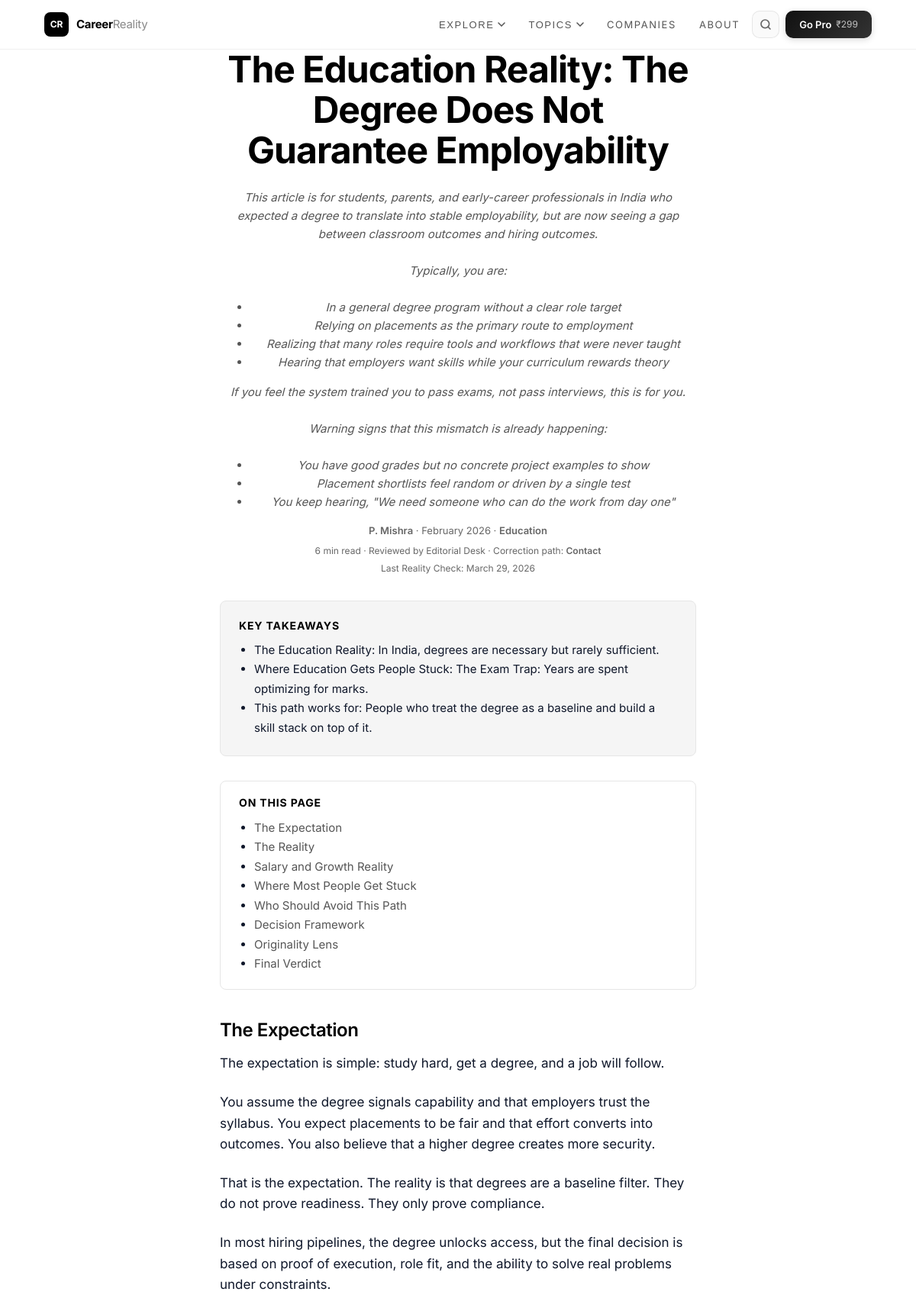
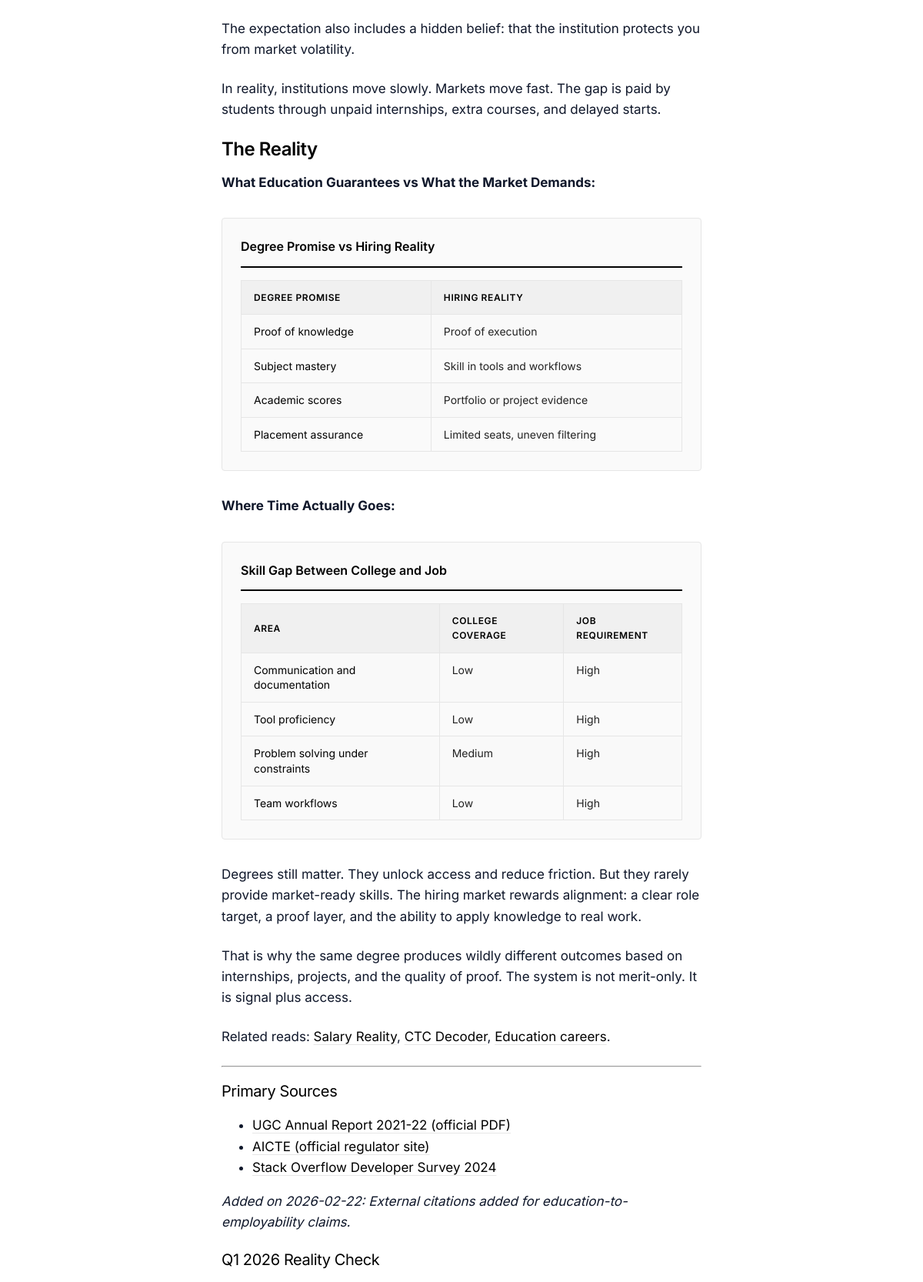
Screenshot of /article/the-education-reality-india-degree-does-not-guarantee-employability/ (upper part) with the database file from the repository (2 pictures, top to bottom).
### content/models.py (models this page shows, shortened)
class Article(models.Model):
    STATUS_CHOICES = [
        ('draft', 'Draft'),
        ('published', 'Published'),
    ]
    title = models.CharField(max_length=200)
    slug = models.SlugField(unique=True, max_length=200)
    author = models.ForeignKey(Author, on_delete=models.PROTECT)
    category = models.ForeignKey(Category, on_delete=models.PROTECT)
    status = models.CharField(max_length=20, choices=STATUS_CHOICES, default='draft')
    target_persona = models.TextField(help_text="Who is this specific article for?")
    who_should_avoid = models.TextField(help_text="Trust Signal: Who should NOT pursue this?")
    common_expectation = models.TextField(help_text="The Myth / What people think")
    actual_reality = models.TextField(help_text="The Truth / What it's actually like")
    salary_reality = models.TextField(help_text="Real data tables/ranges. No hype.")
    stuck_point = models.TextField(help_text="Where most people fail or plateau")
    verdict = models.TextField(help_text="Final honest conclusion")
    meta_title = models.CharField(max_length=60, help_text="SEO Title (max 60 chars)")
    meta_description = models.CharField(max_length=160, help_text="SEO Description (max 160 chars)")
    published_at = models.DateTimeField(blank=True, null=True)
    updated_at = models.DateTimeField(auto_now=True)
    last_reality_check = models.DateField(blank=True, null=True, help_text="Date of last factual review")

class Author(models.Model):
    name = models.CharField(max_length=100, help_text="Real human name (Proof of life)")
    display_name = models.CharField(max_length=100, help_text="Public brand-safe name")
    bio = models.TextField()
    profile_image = models.ImageField(upload_to='authors/', blank=True, null=True)
    linkedin_url = models.URLField(help_text="Critical Trust Signal")
    experience_summary = models.CharField(max_length=255, blank=True, help_text="e.g. '10+ years in Fintech Product Management'")
    is_active = models.BooleanField(default=True)

class Category(models.Model):
    name = models.CharField(max_length=100)
    slug = models.SlugField(unique=True)
    description = models.TextField(blank=True)
    order = models.PositiveIntegerField(default=0, help_text="Display order (0 = first)")
    class Meta:
        verbose_name_plural = "Categories"
        ordering = ['order', 'name']

### content/views.py (the view)
# urls.py: path('article/<slug:slug>/', views.article_detail, name='article_detail'),
@cache_page(60 * 15)
def article_detail(request, slug):
    article = get_object_or_404(
        Article.objects.select_related('author', 'category'),
        slug=slug,
        status='published',
    )
    og_image_url = request.build_absolute_uri(reverse('article_og_image', args=[article.slug]))
    related_articles = Article.objects.filter(
        category=article.category,
        status='published'
    ).exclude(id=article.id).select_related('category').order_by('-published_at')[:3]
    categories = Category.objects.only('id', 'name', 'slug', 'order').order_by('order', 'name')
    source_refs = _article_sources(article)
    return render(request, 'content/article_detail.html', {
        'article': article,
        'related_articles': related_articles,
        'categories': categories,
        'source_references': source_refs,
        'update_log_items': _article_update_log(article),
        'decision_framework': _decision_framework(article),
        'mistake_checklist': _mistake_checklist(article),
        'scenario_snapshot': _scenario_snapshot(article),
        'reading_time': _reading_time_minutes(article),
        'key_takeaways': _key_takeaways(article),
        'originality': _originality_moat(article),
        'evidence_map': _evidence_map(article, source_refs),
        'article_meta_title': article.meta_title,
        'article_meta_description': article.meta_description,
        'og_type': 'article',
        'og_title': article.meta_title,
        'og_description': article.meta_description,
        'og_image': og_image_url,
        'twitter_title': article.meta_title,
        'twitter_description': article.meta_description,
        'twitter_image': og_image_url,
    })

### content/views.py (called while the page is built, shortened)
def _article_update_log(article):
    logs = []
    if article.updated_at:
        logs.append({
            "date": article.updated_at.date(),
            "summary": "Reviewed salary ranges, corrected stale assumptions, and tightened internal links for related reads."
        })
    if article.last_reality_check:
        logs.append({
            "date": article.last_reality_check,
            "summary": "Revalidated core claims against current hiring and compensation signals."
        })
    if article.published_at:
        logs.append({
            "date": article.published_at.date(),
            "summary": "Initial publication with baseline market framing and trade-off analysis."
        })
    return logs

def _decision_framework(article):
    category_name = (article.category.name or "").lower()
    return [
        "If your take-home is not compounding with experience, benchmark externally before accepting internal narratives.",
        "If role expectations keep rising without title/pay movement, escalate with documented outcomes.",
        "If growth path is unclear beyond 6-9 months, run a switch-or-specialize decision cycle."
    ]

def _mistake_checklist(article):
    category_name = (article.category.name or "").lower()
    items = [
        "Treating outlier salaries as planning baselines.",
        "Using title changes as a substitute for capability changes.",
        "Delaying market benchmarking until after compensation stagnates.",
    ]
    if "data" in category_name or "ai" in category_name:
        items.append("Over-indexing on model demos without production deployment depth.")
    if "product" in category_name:
        items.append("Confusing feature shipping speed with product impact.")
    return items

def _reading_time_minutes(article):
    words = " ".join([
        article.target_persona or "",
        article.common_expectation or "",
        article.actual_reality or "",
        article.salary_reality or "",
        article.stuck_point or "",
        article.who_should_avoid or "",
        article.verdict or "",
    ])
    plain_words = len(re.sub(r"<[^>]+>", " ", words).split())
    minutes = max(4, round(plain_words / 220))
    return minutes

### templates/content/article_detail.html (shortened to what this page needs)
{% extends "base.html" %}
{% load static i18n %}
{% get_current_language as LANGUAGE_CODE %}
{% block content %}
<article class="article-body">
    <header class="container-reading article-header">
        <h1>{% if LANGUAGE_CODE == 'hi' and article.title_hi %}{{ article.title_hi }}{% else %}{{ article.title }}{% endif %}</h1>
        <div class="art-persona">{% if LANGUAGE_CODE == 'hi' and article.target_persona_hi %}{{ article.target_persona_hi|safe }}{% else %}{{ article.target_persona|safe }}{% endif %}</div>
        <div class="art-byline"><a
        href="{% url 'author_detail' article.author.id %}"
        class="art-byline-link">{{ article.author.display_name }}</a> &middot; {{ article.published_at|date:"F Y" }} &middot; <a href="{% url 'category_detail' article.category.slug %}"
        class="art-byline-link">{% if LANGUAGE_CODE == 'hi' and article.category.name_hi %}{{ article.category.name_hi }}{% else %}{{ article.category.name }}{% endif %}</a></div>
        <div class="art-review-meta">
            {{ reading_time }} min read &middot; Reviewed by Editorial Desk &middot; Correction path:
            <a href="{% url 'contact' %}" class="art-byline-link">Contact</a>
        </div>
        {% if article.last_reality_check %}
        <div class="art-review-meta">
            Last Reality Check: {{ article.last_reality_check|date:"F j, Y" }}
        </div>
        {% endif %}
    </header>
    <div class="container-reading">
        <section class="art-callout art-callout--muted">
            <h2 class="art-callout-title">Key Takeaways</h2>
            <ul class="art-callout-list">
                {% for takeaway in key_takeaways %}
                <li>{{ takeaway }}</li>
                {% endfor %}
            </ul>
        </section>
        <section class="art-toc">
            <h2 class="art-callout-title">On This Page</h2>
            <ul class="art-callout-list">
                <li><a href="#expectation">The Expectation</a></li>
                <li><a href="#reality">The Reality</a></li>
                <li><a href="#salary-growth">Salary and Growth Reality</a></li>
                <li><a href="#stuck-point">Where Most People Get Stuck</a></li>
                <li><a href="#avoid-path">Who Should Avoid This Path</a></li>
                <li><a href="#decision-framework">Decision Framework</a></li>
                <li><a href="#originality-lens">Originality Lens</a></li>
                <li><a href="#verdict">Final Verdict</a></li>
            </ul>
        </section>
        <section id="expectation">
            <h2>The Expectation</h2>
            {% if LANGUAGE_CODE == 'hi' and article.common_expectation_hi %}{{ article.common_expectation_hi|safe }}{% else %}{{ article.common_expectation|safe }}{% endif %}
        </section>
        <section id="reality">
            <h2>The Reality</h2>
            {% if LANGUAGE_CODE == 'hi' and article.actual_reality_hi %}{{ article.actual_reality_hi|safe }}{% else %}{{ article.actual_reality|safe }}{% endif %}
        </section>
    </div>
</article>
{% endblock %}

### static/css/design-system.css (style rules this page uses)
:root { --cr-black: #0f172a; --cr-black-light: #1e293b; --cr-white: #ffffff; --cr-gray-50: #f8fafc; --cr-gray-100: #f1f5f9; --cr-gray-200: #e2e8f0; --cr-gray-300: #cbd5e1; --cr-gray-400: #94a3b8; --cr-gray-500: #64748b; --cr-gray-600: #475569; --cr-gray-700: #334155; --cr-gray-800: #1e293b; --cr-gray-900: #0f172a; --cr-blue: #38bdf8; --cr-blue-dark: #0ea5e9; --cr-red: #ef4444; --cr-red-dark: #dc2626; --cr-green: #22c55e; --cr-green-dark: #166534; --cr-amber: #f59e0b; --cr-purple: #a78bfa; --cr-success-bg: #dcfce7; --cr-success-text: #166534; --cr-warning-bg: #fef3c7; --cr-warning-text: #92400e; --cr-danger-bg: #fef2f2; --cr-danger-text: #991b1b; --cr-info-bg: #dbeafe; --cr-info-text: #1e40af; --font-sans: 'Inter', -apple-system, BlinkMacSystemFont, 'Segoe UI', sans-serif; --font-mono: 'JetBrains Mono', 'Fira Code', monospace; --space-xs: 0.25rem; --space-sm: 0.5rem; --space-md: 1rem; --space-lg: 1.5rem; --space-xl: 2rem; --space-2xl: 3rem; --space-3xl: 4rem; --radius-sm: 4px; --radius-md: 8px; --radius-lg: 12px; --radius-xl: 16px; --radius-full: 9999px; --shadow-sm: 0 1px 2px rgba(0,0,0,0.05); --shadow-md: 0 4px 6px -1px rgba(0,0,0,0.07), 0 2px 4px -2px rgba(0,0,0,0.05); --shadow-lg: 0 10px 15px -3px rgba(0,0,0,0.08), 0 4px 6px -4px rgba(0,0,0,0.04); --shadow-xl: 0 20px 25px -5px rgba(0,0,0,0.1), 0 8px 10px -6px rgba(0,0,0,0.04); --transition-fast: 0.15s ease; --transition-normal: 0.25s ease; }
*, *::before, *::after { box-sizing: border-box; }
body { font-family: var(--font-sans); color: var(--cr-gray-900); line-height: 1.6; -webkit-font-smoothing: antialiased; -moz-osx-font-smoothing: grayscale; }

### rows the page displays
Article: title "The Education Reality: The Degree Does Not Guarantee Employability", target_persona "This article is for students, parents, and early-career professionals in India who expected a degree to translate into stable employability, but are now seeing a gap between classroom outcomes and hiring outcomes. Typically, you are: In a general degree program without a clear role target Relying on placements as the primary route to employment Realizing that many roles require tools and workflows that were never taught Hearing that employers want skills while your curriculum rewards theory If you feel the system trained you to pass exams, not pass interviews, this is for you. Warning signs that this mismatch is already happening: You have good grades but no concrete project examples to…", author.display_name "P. Mishra", published_at "February 2026", category.name "Education", last_reality_check "March 29, 2026", common_expectation "The expectation is simple: study hard, get a degree, and a job will follow. You assume the degree signals capability and that employers trust the syllabus. You expect placements to be fair and that effort converts into outcomes. You also believe that a higher degree creates more security. That is the expectation. The reality is that degrees are a baseline filter. They do not prove readiness. They only prove compliance. In most hiring pipelines, the degree unlocks access, but the final decision is based on proof of execution, role fit, and the ability to solve real problems under constraints. The expectation also includes a hidden belief: that the institution protects you from market…", actual_reality "What Education Guarantees vs What the Market Demands: Degree Promise vs Hiring Reality DEGREE PROMISE HIRING REALITY Proof of knowledge Proof of execution Subject mastery Skill in tools and workflows Academic scores Portfolio or project evidence Placement assurance Limited seats, uneven filtering Where Time Actually Goes: Skill Gap Between College and Job AREA COLLEGE COVERAGE JOB REQUIREMENT Communication and documentation Low High Tool proficiency Low High Problem solving under constraints Medium High Team workflows Low High Degrees still matter. They unlock access and reduce friction. But they rarely provide market-ready skills. The hiring market rewards alignment: a clear role target, a…"

### other values shown
{{ reading_time }} "6"
{{ takeaway }} "The Education Reality: In India, degrees are necessary but rarely sufficient." "Where Education Gets People Stuck: The Exam Trap: Years are spent optimizing for marks." "This path works for: People who treat the degree as a baseline and build a skill stack on top of it."
